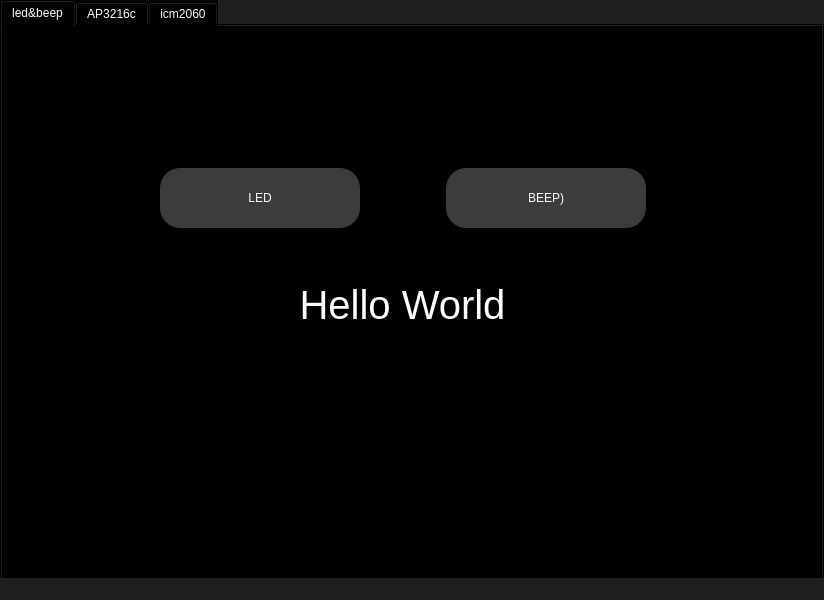
<?xml version="1.0" encoding="UTF-8"?>
<ui version="4.0">
 <class>imx6ullTest</class>
 <widget class="QMainWindow" name="imx6ullTest">
  <property name="geometry">
   <rect>
    <x>0</x>
    <y>0</y>
    <width>824</width>
    <height>600</height>
   </rect>
  </property>
  <property name="minimumSize">
   <size>
    <width>800</width>
    <height>600</height>
   </size>
  </property>
  <property name="windowTitle">
   <string>MainWindow</string>
  </property>
  <property name="styleSheet">
   <string notr="true">background-color: rgb(31, 31, 32);</string>
  </property>
  <widget class="QWidget" name="centralwidget">
   <widget class="QTabWidget" name="tabWidget">
    <property name="geometry">
     <rect>
      <x>0</x>
      <y>0</y>
      <width>824</width>
      <height>600</height>
     </rect>
    </property>
    <property name="sizePolicy">
     <sizepolicy hsizetype="Expanding" vsizetype="Expanding">
      <horstretch>0</horstretch>
      <verstretch>0</verstretch>
     </sizepolicy>
    </property>
    <property name="styleSheet">
     <string notr="true">background:transparent; 
background:black;
color: white;
</string>
    </property>
    <property name="currentIndex">
     <number>0</number>
    </property>
    <widget class="QWidget" name="tab">
     <attribute name="title">
      <string>led&amp;&amp;beep</string>
     </attribute>
     <widget class="QWidget" name="layoutWidget">
      <property name="geometry">
       <rect>
        <x>0</x>
        <y>0</y>
        <width>821</width>
        <height>491</height>
       </rect>
      </property>
      <layout class="QGridLayout" name="gridLayout_2">
       <item row="3" column="1">
        <spacer name="verticalSpacer_3">
         <property name="orientation">
          <enum>Qt::Vertical</enum>
         </property>
         <property name="sizeHint" stdset="0">
          <size>
           <width>20</width>
           <height>40</height>
          </size>
         </property>
        </spacer>
       </item>
       <item row="1" column="0">
        <layout class="QHBoxLayout" name="horizontalLayout_2">
         <item>
          <spacer name="horizontalSpacer_8">
           <property name="orientation">
            <enum>Qt::Horizontal</enum>
           </property>
           <property name="sizeHint" stdset="0">
            <size>
             <width>40</width>
             <height>20</height>
            </size>
           </property>
          </spacer>
         </item>
         <item>
          <widget class="QPushButton" name="ledBt">
           <property name="sizePolicy">
            <sizepolicy hsizetype="Minimum" vsizetype="Fixed">
             <horstretch>0</horstretch>
             <verstretch>0</verstretch>
            </sizepolicy>
           </property>
           <property name="minimumSize">
            <size>
             <width>200</width>
             <height>60</height>
            </size>
           </property>
           <property name="styleSheet">
            <string notr="true">border-radius:20px;
background:transparent; 
background:#3c3c3c;
color: white;</string>
           </property>
           <property name="text">
            <string>LED</string>
           </property>
          </widget>
         </item>
         <item>
          <spacer name="horizontalSpacer_7">
           <property name="orientation">
            <enum>Qt::Horizontal</enum>
           </property>
           <property name="sizeType">
            <enum>QSizePolicy::Fixed</enum>
           </property>
           <property name="sizeHint" stdset="0">
            <size>
             <width>80</width>
             <height>20</height>
            </size>
           </property>
          </spacer>
         </item>
         <item>
          <widget class="QPushButton" name="beepBt">
           <property name="minimumSize">
            <size>
             <width>200</width>
             <height>60</height>
            </size>
           </property>
           <property name="styleSheet">
            <string notr="true">border-radius:20px;
background:transparent; 
background:#3c3c3c;
color: white;</string>
           </property>
           <property name="text">
            <string>BEEP)</string>
           </property>
          </widget>
         </item>
         <item>
          <spacer name="horizontalSpacer_9">
           <property name="orientation">
            <enum>Qt::Horizontal</enum>
           </property>
           <property name="sizeHint" stdset="0">
            <size>
             <width>40</width>
             <height>20</height>
            </size>
           </property>
          </spacer>
         </item>
        </layout>
       </item>
       <item row="4" column="0">
        <spacer name="verticalSpacer_2">
         <property name="orientation">
          <enum>Qt::Vertical</enum>
         </property>
         <property name="sizeHint" stdset="0">
          <size>
           <width>20</width>
           <height>40</height>
          </size>
         </property>
        </spacer>
       </item>
       <item row="0" column="0">
        <spacer name="verticalSpacer">
         <property name="orientation">
          <enum>Qt::Vertical</enum>
         </property>
         <property name="sizeHint" stdset="0">
          <size>
           <width>20</width>
           <height>40</height>
          </size>
         </property>
        </spacer>
       </item>
       <item row="3" column="0">
        <widget class="QLabel" name="label_11">
         <property name="styleSheet">
          <string notr="true">font-size: 40px;text-align: center;</string>
         </property>
         <property name="text">
          <string>Hello World</string>
         </property>
         <property name="alignment">
          <set>Qt::AlignCenter</set>
         </property>
        </widget>
       </item>
      </layout>
     </widget>
    </widget>
    <widget class="QWidget" name="tab_2">
     <attribute name="title">
      <string>AP3216c</string>
     </attribute>
     <layout class="QGridLayout" name="gridLayout">
      <item row="0" column="0">
       <layout class="QVBoxLayout" name="verticalLayout_4" stretch="1,8">
        <item>
         <layout class="QHBoxLayout" name="horizontalLayout" stretch="0,0,0,0,0,0,0,0,0,0,0,0">
          <item>
           <widget class="QPushButton" name="btnClear">
            <property name="minimumSize">
             <size>
              <width>0</width>
              <height>50</height>
             </size>
            </property>
            <property name="styleSheet">
             <string notr="true">background:transparent; 
background:#3c3c3c;
color: white;
border-radius:20px;</string>
            </property>
            <property name="text">
             <string>清除曲线</string>
            </property>
           </widget>
          </item>
          <item>
           <spacer name="horizontalSpacer">
            <property name="orientation">
             <enum>Qt::Horizontal</enum>
            </property>
            <property name="sizeType">
             <enum>QSizePolicy::Fixed</enum>
            </property>
            <property name="sizeHint" stdset="0">
             <size>
              <width>30</width>
              <height>20</height>
             </size>
            </property>
           </spacer>
          </item>
          <item>
           <layout class="QVBoxLayout" name="verticalLayout">
            <item>
             <widget class="QTextEdit" name="alsEdit">
              <property name="minimumSize">
               <size>
                <width>60</width>
                <height>30</height>
               </size>
              </property>
              <property name="maximumSize">
               <size>
                <width>60</width>
                <height>30</height>
               </size>
              </property>
              <property name="styleSheet">
               <string notr="true">background:transparent; 
background:#3c3c3c;
color: white;
border-radius:20px;</string>
              </property>
             </widget>
            </item>
            <item>
             <widget class="QLabel" name="label">
              <property name="minimumSize">
               <size>
                <width>60</width>
                <height>0</height>
               </size>
              </property>
              <property name="maximumSize">
               <size>
                <width>60</width>
                <height>16777215</height>
               </size>
              </property>
              <property name="text">
               <string>als</string>
              </property>
              <property name="alignment">
               <set>Qt::AlignCenter</set>
              </property>
             </widget>
            </item>
           </layout>
          </item>
          <item>
           <spacer name="horizontalSpacer_4">
            <property name="orientation">
             <enum>Qt::Horizontal</enum>
            </property>
            <property name="sizeType">
             <enum>QSizePolicy::Fixed</enum>
            </property>
            <property name="sizeHint" stdset="0">
             <size>
              <width>13</width>
              <height>20</height>
             </size>
            </property>
           </spacer>
          </item>
          <item>
           <layout class="QVBoxLayout" name="verticalLayout_2">
            <item>
             <widget class="QTextEdit" name="irEdit">
              <property name="minimumSize">
               <size>
                <width>60</width>
                <height>30</height>
               </size>
              </property>
              <property name="maximumSize">
               <size>
                <width>60</width>
                <height>30</height>
               </size>
              </property>
              <property name="styleSheet">
               <string notr="true">background:transparent; 
background:#3c3c3c;
color: white;
border-radius:20px;</string>
              </property>
             </widget>
            </item>
            <item>
             <widget class="QLabel" name="label_2">
              <property name="minimumSize">
               <size>
                <width>60</width>
                <height>0</height>
               </size>
              </property>
              <property name="maximumSize">
               <size>
                <width>60</width>
                <height>16777215</height>
               </size>
              </property>
              <property name="text">
               <string>ir</string>
              </property>
              <property name="alignment">
               <set>Qt::AlignCenter</set>
              </property>
             </widget>
            </item>
           </layout>
          </item>
          <item>
           <spacer name="horizontalSpacer_5">
            <property name="orientation">
             <enum>Qt::Horizontal</enum>
            </property>
            <property name="sizeType">
             <enum>QSizePolicy::Fixed</enum>
            </property>
            <property name="sizeHint" stdset="0">
             <size>
              <width>13</width>
              <height>20</height>
             </size>
            </property>
           </spacer>
          </item>
          <item>
           <layout class="QVBoxLayout" name="verticalLayout_3">
            <item>
             <widget class="QTextEdit" name="psEdit">
              <property name="minimumSize">
               <size>
                <width>60</width>
                <height>30</height>
               </size>
              </property>
              <property name="maximumSize">
               <size>
                <width>60</width>
                <height>30</height>
               </size>
              </property>
              <property name="styleSheet">
               <string notr="true">background:transparent; 
background:#3c3c3c;
color: white;
border-radius:20px;</string>
              </property>
             </widget>
            </item>
            <item>
             <widget class="QLabel" name="label_3">
              <property name="minimumSize">
               <size>
                <width>60</width>
                <height>0</height>
               </size>
              </property>
              <property name="maximumSize">
               <size>
                <width>60</width>
                <height>16777215</height>
               </size>
              </property>
              <property name="text">
               <string>ps</string>
              </property>
              <property name="alignment">
               <set>Qt::AlignCenter</set>
              </property>
             </widget>
            </item>
           </layout>
          </item>
          <item>
           <spacer name="horizontalSpacer_2">
            <property name="orientation">
             <enum>Qt::Horizontal</enum>
            </property>
            <property name="sizeType">
             <enum>QSizePolicy::Fixed</enum>
            </property>
            <property name="sizeHint" stdset="0">
             <size>
              <width>50</width>
              <height>20</height>
             </size>
            </property>
           </spacer>
          </item>
          <item>
           <widget class="QPushButton" name="pushButton">
            <property name="minimumSize">
             <size>
              <width>0</width>
              <height>50</height>
             </size>
            </property>
            <property name="styleSheet">
             <string notr="true">background:transparent; 
background:#3c3c3c;
color: white;
border-radius:20px;</string>
            </property>
            <property name="text">
             <string>停止检测</string>
            </property>
           </widget>
          </item>
          <item>
           <spacer name="horizontalSpacer_3">
            <property name="orientation">
             <enum>Qt::Horizontal</enum>
            </property>
            <property name="sizeType">
             <enum>QSizePolicy::Fixed</enum>
            </property>
            <property name="sizeHint" stdset="0">
             <size>
              <width>40</width>
              <height>20</height>
             </size>
            </property>
           </spacer>
          </item>
          <item>
           <widget class="QPushButton" name="btnStartAndStop">
            <property name="minimumSize">
             <size>
              <width>0</width>
              <height>50</height>
             </size>
            </property>
            <property name="styleSheet">
             <string notr="true">background:transparent; 
background:#3c3c3c;
color: white;
border-radius:20px;</string>
            </property>
            <property name="text">
             <string>启动检测</string>
            </property>
           </widget>
          </item>
          <item>
           <spacer name="horizontalSpacer_6">
            <property name="orientation">
             <enum>Qt::Horizontal</enum>
            </property>
            <property name="sizeType">
             <enum>QSizePolicy::Fixed</enum>
            </property>
            <property name="sizeHint" stdset="0">
             <size>
              <width>40</width>
              <height>20</height>
             </size>
            </property>
           </spacer>
          </item>
         </layout>
        </item>
        <item>
         <widget class="QChartView" name="graphicsView">
          <property name="styleSheet">
           <string>background:transparent; 
background:#3c3c3c;
color: white;
border-radius:20px;</string>
          </property>
         </widget>
        </item>
       </layout>
      </item>
     </layout>
    </widget>
    <widget class="QWidget" name="tab_3">
     <attribute name="title">
      <string>icm2060</string>
     </attribute>
     <widget class="QWidget" name="layoutWidget_2">
      <property name="geometry">
       <rect>
        <x>30</x>
        <y>130</y>
        <width>751</width>
        <height>60</height>
       </rect>
      </property>
      <layout class="QHBoxLayout" name="horizontalLayout_3">
       <item>
        <layout class="QVBoxLayout" name="verticalLayout_5">
         <item>
          <widget class="QTextEdit" name="gxdataEdit">
           <property name="maximumSize">
            <size>
             <width>60</width>
             <height>30</height>
            </size>
           </property>
           <property name="styleSheet">
            <string notr="true">background:transparent; 
background:#3c3c3c;
color: white;
border-radius:20px;</string>
           </property>
          </widget>
         </item>
         <item>
          <widget class="QLabel" name="label_4">
           <property name="text">
            <string>gxdata</string>
           </property>
           <property name="alignment">
            <set>Qt::AlignCenter</set>
           </property>
          </widget>
         </item>
        </layout>
       </item>
       <item>
        <spacer name="horizontalSpacer_10">
         <property name="orientation">
          <enum>Qt::Horizontal</enum>
         </property>
         <property name="sizeHint" stdset="0">
          <size>
           <width>18</width>
           <height>20</height>
          </size>
         </property>
        </spacer>
       </item>
       <item>
        <layout class="QVBoxLayout" name="verticalLayout_6">
         <item>
          <widget class="QTextEdit" name="gydataEdit">
           <property name="maximumSize">
            <size>
             <width>60</width>
             <height>30</height>
            </size>
           </property>
           <property name="styleSheet">
            <string notr="true">background:transparent; 
background:#3c3c3c;
color: white;
border-radius:20px;</string>
           </property>
          </widget>
         </item>
         <item>
          <widget class="QLabel" name="label_5">
           <property name="text">
            <string>gydata</string>
           </property>
           <property name="alignment">
            <set>Qt::AlignCenter</set>
           </property>
          </widget>
         </item>
        </layout>
       </item>
       <item>
        <spacer name="horizontalSpacer_11">
         <property name="orientation">
          <enum>Qt::Horizontal</enum>
         </property>
         <property name="sizeHint" stdset="0">
          <size>
           <width>18</width>
           <height>20</height>
          </size>
         </property>
        </spacer>
       </item>
       <item>
        <layout class="QVBoxLayout" name="verticalLayout_7">
         <item>
          <widget class="QTextEdit" name="gzdataEdit">
           <property name="maximumSize">
            <size>
             <width>60</width>
             <height>30</height>
            </size>
           </property>
           <property name="styleSheet">
            <string notr="true">background:transparent; 
background:#3c3c3c;
color: white;
border-radius:20px;</string>
           </property>
          </widget>
         </item>
         <item>
          <widget class="QLabel" name="label_6">
           <property name="text">
            <string>gzdata</string>
           </property>
           <property name="alignment">
            <set>Qt::AlignCenter</set>
           </property>
          </widget>
         </item>
        </layout>
       </item>
       <item>
        <spacer name="horizontalSpacer_12">
         <property name="orientation">
          <enum>Qt::Horizontal</enum>
         </property>
         <property name="sizeHint" stdset="0">
          <size>
           <width>18</width>
           <height>20</height>
          </size>
         </property>
        </spacer>
       </item>
       <item>
        <layout class="QVBoxLayout" name="verticalLayout_8">
         <item>
          <widget class="QTextEdit" name="axdataEdit">
           <property name="maximumSize">
            <size>
             <width>60</width>
             <height>30</height>
            </size>
           </property>
           <property name="styleSheet">
            <string notr="true">background:transparent; 
background:#3c3c3c;
color: white;
border-radius:20px;</string>
           </property>
          </widget>
         </item>
         <item>
          <widget class="QLabel" name="label_7">
           <property name="text">
            <string>axdata</string>
           </property>
           <property name="alignment">
            <set>Qt::AlignCenter</set>
           </property>
          </widget>
         </item>
        </layout>
       </item>
       <item>
        <spacer name="horizontalSpacer_13">
         <property name="orientation">
          <enum>Qt::Horizontal</enum>
         </property>
         <property name="sizeHint" stdset="0">
          <size>
           <width>18</width>
           <height>20</height>
          </size>
         </property>
        </spacer>
       </item>
       <item>
        <layout class="QVBoxLayout" name="verticalLayout_9">
         <item>
          <widget class="QTextEdit" name="aydataEdit">
           <property name="maximumSize">
            <size>
             <width>60</width>
             <height>30</height>
            </size>
           </property>
           <property name="styleSheet">
            <string notr="true">background:transparent; 
background:#3c3c3c;
color: white;
border-radius:20px;</string>
           </property>
          </widget>
         </item>
         <item>
          <widget class="QLabel" name="label_8">
           <property name="text">
            <string>aydata</string>
           </property>
           <property name="alignment">
            <set>Qt::AlignCenter</set>
           </property>
          </widget>
         </item>
        </layout>
       </item>
       <item>
        <spacer name="horizontalSpacer_14">
         <property name="orientation">
          <enum>Qt::Horizontal</enum>
         </property>
         <property name="sizeHint" stdset="0">
          <size>
           <width>18</width>
           <height>20</height>
          </size>
         </property>
        </spacer>
       </item>
       <item>
        <layout class="QVBoxLayout" name="verticalLayout_10">
         <item>
          <widget class="QTextEdit" name="azdataEdit">
           <property name="maximumSize">
            <size>
             <width>60</width>
             <height>30</height>
            </size>
           </property>
           <property name="styleSheet">
            <string notr="true">background:transparent; 
background:#3c3c3c;
color: white;
border-radius:20px;</string>
           </property>
          </widget>
         </item>
         <item>
          <widget class="QLabel" name="label_9">
           <property name="text">
            <string>azdata</string>
           </property>
           <property name="alignment">
            <set>Qt::AlignCenter</set>
           </property>
          </widget>
         </item>
        </layout>
       </item>
       <item>
        <spacer name="horizontalSpacer_15">
         <property name="orientation">
          <enum>Qt::Horizontal</enum>
         </property>
         <property name="sizeHint" stdset="0">
          <size>
           <width>18</width>
           <height>20</height>
          </size>
         </property>
        </spacer>
       </item>
       <item>
        <layout class="QVBoxLayout" name="verticalLayout_11">
         <item>
          <widget class="QTextEdit" name="tempdataEdit">
           <property name="maximumSize">
            <size>
             <width>60</width>
             <height>30</height>
            </size>
           </property>
           <property name="styleSheet">
            <string notr="true">background:transparent; 
background:#3c3c3c;
color: white;
border-radius:20px;</string>
           </property>
          </widget>
         </item>
         <item>
          <widget class="QLabel" name="label_10">
           <property name="text">
            <string>tempdata</string>
           </property>
           <property name="alignment">
            <set>Qt::AlignCenter</set>
           </property>
          </widget>
         </item>
        </layout>
       </item>
      </layout>
     </widget>
     <widget class="QWidget" name="layoutWidget_3">
      <property name="geometry">
       <rect>
        <x>260</x>
        <y>220</y>
        <width>291</width>
        <height>101</height>
       </rect>
      </property>
      <layout class="QHBoxLayout" name="horizontalLayout_4">
       <item>
        <widget class="QPushButton" name="stop2060Bt">
         <property name="minimumSize">
          <size>
           <width>100</width>
           <height>50</height>
          </size>
         </property>
         <property name="maximumSize">
          <size>
           <width>100</width>
           <height>50</height>
          </size>
         </property>
         <property name="styleSheet">
          <string notr="true">background:transparent; 
background:#3c3c3c;
color: white;
border-radius:20px;</string>
         </property>
         <property name="text">
          <string>关闭传感器</string>
         </property>
        </widget>
       </item>
       <item>
        <spacer name="horizontalSpacer_16">
         <property name="orientation">
          <enum>Qt::Horizontal</enum>
         </property>
         <property name="sizeHint" stdset="0">
          <size>
           <width>40</width>
           <height>20</height>
          </size>
         </property>
        </spacer>
       </item>
       <item>
        <widget class="QPushButton" name="start2060Bt">
         <property name="minimumSize">
          <size>
           <width>100</width>
           <height>50</height>
          </size>
         </property>
         <property name="maximumSize">
          <size>
           <width>100</width>
           <height>50</height>
          </size>
         </property>
         <property name="styleSheet">
          <string notr="true">background:transparent; 
background:#3c3c3c;
color: white;
border-radius:20px;</string>
         </property>
         <property name="text">
          <string>开启传感器</string>
         </property>
        </widget>
       </item>
      </layout>
     </widget>
    </widget>
   </widget>
  </widget>
  <widget class="QMenuBar" name="menubar">
   <property name="geometry">
    <rect>
     <x>0</x>
     <y>0</y>
     <width>824</width>
     <height>22</height>
    </rect>
   </property>
  </widget>
  <widget class="QStatusBar" name="statusbar"/>
 </widget>
 <customwidgets>
  <customwidget>
   <class>QChartView</class>
   <extends>QGraphicsView</extends>
   <header>qchartview.h</header>
  </customwidget>
 </customwidgets>
 <resources/>
 <connections/>
</ui>
